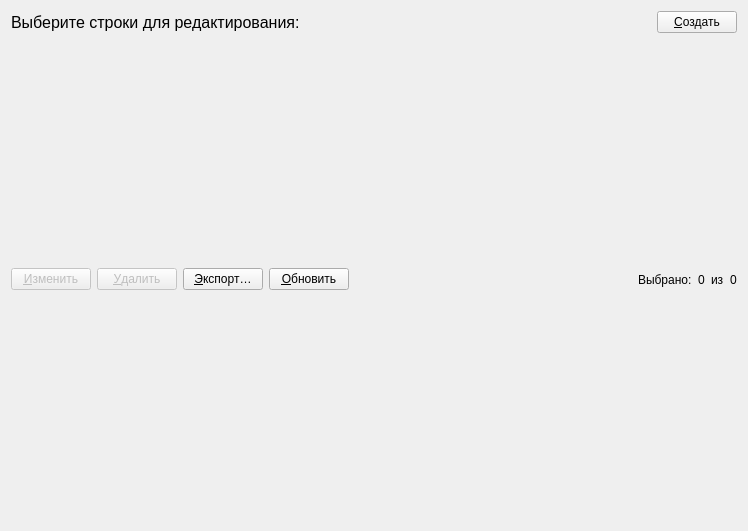
<?xml version="1.0" encoding="UTF-8"?>
<ui version="4.0">
 <class>Form</class>
 <widget class="QWidget" name="Form">
  <property name="geometry">
   <rect>
    <x>0</x>
    <y>0</y>
    <width>748</width>
    <height>531</height>
   </rect>
  </property>
  <property name="windowTitle">
   <string>Form</string>
  </property>
  <layout class="QGridLayout" name="gridLayout">
   <item row="0" column="0">
    <layout class="QHBoxLayout" name="horizontalLayout">
     <item>
      <widget class="QLabel" name="header">
       <property name="font">
        <font>
         <pointsize>12</pointsize>
        </font>
       </property>
       <property name="text">
        <string>Выберите строки для редактирования:</string>
       </property>
      </widget>
     </item>
     <item>
      <spacer name="horizontalSpacer">
       <property name="orientation">
        <enum>Qt::Horizontal</enum>
       </property>
       <property name="sizeHint" stdset="0">
        <size>
         <width>40</width>
         <height>20</height>
        </size>
       </property>
      </spacer>
     </item>
     <item>
      <widget class="QPushButton" name="createButton">
       <property name="toolTip">
        <string>Создать новый объект (Ctrl+N)</string>
       </property>
       <property name="text">
        <string>&amp;Создать</string>
       </property>
       <property name="icon">
        <iconset>
         <normaloff>../resourses/create.png</normaloff>../resourses/create.png</iconset>
       </property>
       <property name="shortcut">
        <string>Ctrl+N</string>
       </property>
      </widget>
     </item>
    </layout>
   </item>
   <item row="1" column="0">
    <layout class="QHBoxLayout" name="horizontalLayout_2">
     <item>
      <layout class="QVBoxLayout" name="verticalLayout_2">
       <item>
        <layout class="QHBoxLayout" name="toolbarLayout">
         <item>
          <widget class="QPushButton" name="updateButton">
           <property name="enabled">
            <bool>false</bool>
           </property>
           <property name="toolTip">
            <string>Изменить выбранный объект (F2)</string>
           </property>
           <property name="text">
            <string>&amp;Изменить</string>
           </property>
           <property name="icon">
            <iconset>
             <normaloff>../resourses/edit.png</normaloff>../resourses/edit.png</iconset>
           </property>
           <property name="shortcut">
            <string>F2</string>
           </property>
          </widget>
         </item>
         <item>
          <widget class="QPushButton" name="deleteButton">
           <property name="enabled">
            <bool>false</bool>
           </property>
           <property name="toolTip">
            <string>Удалить выбранные объекты (Del)</string>
           </property>
           <property name="text">
            <string>&amp;Удалить</string>
           </property>
           <property name="icon">
            <iconset>
             <normaloff>../resourses/delete.png</normaloff>../resourses/delete.png</iconset>
           </property>
           <property name="shortcut">
            <string>Del</string>
           </property>
          </widget>
         </item>
         <item>
          <widget class="QPushButton" name="exportButton">
           <property name="toolTip">
            <string>Экспортировать (Ctrl+E)</string>
           </property>
           <property name="text">
            <string>&amp;Экспорт…</string>
           </property>
           <property name="icon">
            <iconset>
             <normaloff>../resourses/save.png</normaloff>../resourses/save.png</iconset>
           </property>
           <property name="shortcut">
            <string>Ctrl+E</string>
           </property>
          </widget>
         </item>
         <item>
          <widget class="QPushButton" name="refreshButton">
           <property name="toolTip">
            <string>Обновить объекты (F5)</string>
           </property>
           <property name="text">
            <string>&amp;Обновить</string>
           </property>
           <property name="icon">
            <iconset>
             <normaloff>../resourses/refresh.png</normaloff>../resourses/refresh.png</iconset>
           </property>
           <property name="shortcut">
            <string>F5</string>
           </property>
          </widget>
         </item>
         <item>
          <spacer name="horizontalSpacer_2">
           <property name="orientation">
            <enum>Qt::Horizontal</enum>
           </property>
           <property name="sizeHint" stdset="0">
            <size>
             <width>40</width>
             <height>20</height>
            </size>
           </property>
          </spacer>
         </item>
         <item>
          <widget class="QLabel" name="label_2">
           <property name="text">
            <string>Выбрано:</string>
           </property>
          </widget>
         </item>
         <item>
          <widget class="QLabel" name="selectedRowsCountLabel">
           <property name="text">
            <string>0</string>
           </property>
          </widget>
         </item>
         <item>
          <widget class="QLabel" name="label_4">
           <property name="text">
            <string>из</string>
           </property>
          </widget>
         </item>
         <item>
          <widget class="QLabel" name="totalRowsCountLabel">
           <property name="text">
            <string>0</string>
           </property>
          </widget>
         </item>
        </layout>
       </item>
       <item>
        <layout class="QVBoxLayout" name="verticalLayout"/>
       </item>
      </layout>
     </item>
    </layout>
   </item>
  </layout>
 </widget>
 <resources/>
 <connections/>
</ui>
